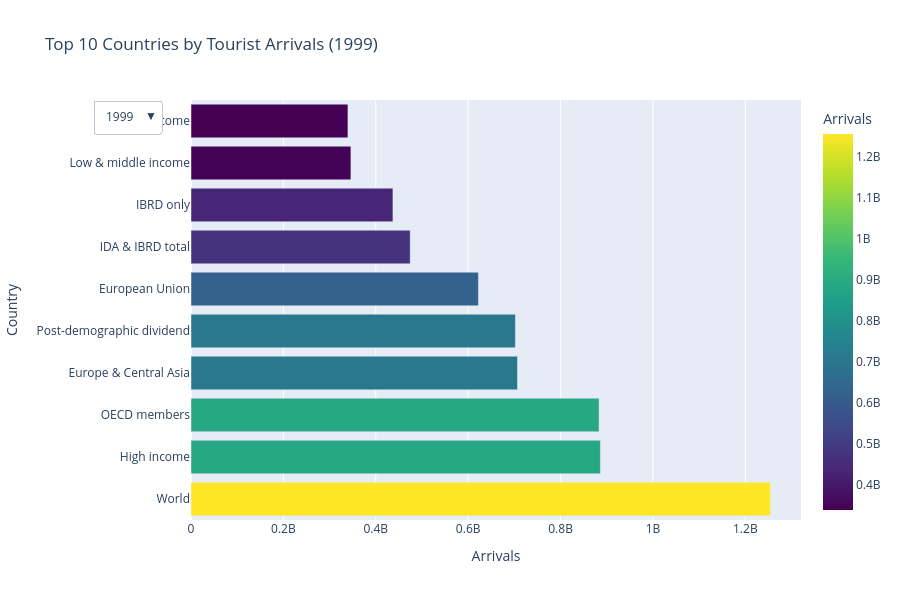

Notebook code cell kept with this figure:
### Code cell
"""4 Top 10 Countries by Tourist Arrivals """
# Sample: Filter top 10 countries by arrivals for each year
def get_top10_by_year(df, year):
    df_year = df[df['year'] == year]
    return df_year.sort_values(by='tourism_arrivals', ascending=False).head(10)

# Create a list of unique years
years = sorted(df['year'].unique())

# Create a figure with dropdown
fig = px.bar(
    get_top10_by_year(df, years[0]),
    x='tourism_arrivals',
    y='country',
    orientation='h',
    title=f'Top 10 Countries by Tourist Arrivals ({years[0]})',
    labels={'tourism_arrivals': 'Arrivals', 'country': 'Country'},
    color='tourism_arrivals',
    color_continuous_scale='viridis'
)
# Add dropdown menu
fig.update_layout(
    updatemenus=[{
        'buttons': [
            {
                'label': str(year),
                'method': 'update',
                'args': [
                    {'x': [get_top10_by_year(df, year)['tourism_arrivals']],
                     'y': [get_top10_by_year(df, year)['country']]},
                    {'title': f'Top 10 Countries by Tourist Arrivals ({year})'}
                ]
            } for year in years
        ],
        'direction': 'down',
        'showactive': True,
    }]
)
fig.update_layout(height=600)
fig.show()

### Figure 1 — Plotly figure (JSON) as saved in the notebook; plotly's stock layout.template omitted (floating-point values rounded to 4 significant figures)
{"data": [{"alignmentgroup": "True", "hovertemplate": "Arrivals=%{marker.color}<br>Country=%{y}<extra></extra>", "legendgroup": "", "marker": {"color": [1254000000.0, 886300000.0, 883300000.0, 706800000.0, 702200000.0, 622200000.0, 474500000.0, 437100000.0, 346100000.0, 339700000.0], "coloraxis": "coloraxis", "pattern": {"shape": ""}}, "name": "", "offsetgroup": "", "orientation": "h", "showlegend": false, "textposition": "auto", "type": "bar", "x": [1254000000.0, 886300000.0, 883300000.0, 706800000.0, 702200000.0, 622200000.0, 474500000.0, 437100000.0, 346100000.0, 339700000.0], "xaxis": "x", "y": ["World", "High income", "OECD members", "Europe & Central Asia", "Post-demographic dividend", "European Union", "IDA & IBRD total", "IBRD only", "Low & middle income", "Middle income"], "yaxis": "y"}], "layout": {"barmode": "relative", "coloraxis": {"colorbar": {"title": {"text": "Arrivals"}}, "colorscale": [[0, "#440154"], [0.1111, "#482878"], [0.2222, "#3e4989"], [0.3333, "#31688e"], [0.4444, "#26828e"], [0.5556, "#1f9e89"], [0.6667, "#35b779"], [0.7778, "#6ece58"], [0.8889, "#b5de2b"], [1, "#fde725"]]}, "height": 600, "legend": {"tracegroupgap": 0}, "title": {"text": "Top 10 Countries by Tourist Arrivals (1999)"}, "updatemenus": [{"buttons": [{"args": [{"x": [[1254000000.0, 886300000.0, 883300000.0, 706800000.0, 702200000.0, 622200000.0, 474500000.0, 437100000.0, 346100000.0, 339700000.0]], "y": [["World", "High income", "OECD members", "Europe & Central Asia", "Post-demographic dividend", "European Union", "IDA & IBRD total", "IBRD only", "Low & middle income", "Middle income"]]}, {"title": "Top 10 Countries by Tourist Arrivals (1999)"}], "label": "1999", "method": "update"}, {"args": [{"x": [[1332000000.0, 929800000.0, 914400000.0, 746300000.0, 745500000.0, 650200000.0, 508300000.0, 468300000.0, 376500000.0, 369000000.0]], "y": [["World", "High income", "OECD members", "Europe & Central Asia", "Post-demographic dividend", "European Union", "IDA & IBRD total", "IBRD only", "Low & middle income", "Middle income"]]}, {"title": "Top 10 Countries by Tourist Arrivals (2000)"}], "label": "2000", "method": "update"}, {"args": [{"x": [[1299000000.0, 885000000.0, 857400000.0, 734400000.0, 715000000.0, 616100000.0, 493800000.0, 453300000.0, 382800000.0, 375000000.0]], "y": [["World", "High income", "OECD members", "Post-demographic dividend", "Europe & Central Asia", "European Union", "IDA & IBRD total", "IBRD only", "Low & middle income", "Middle income"]]}, {"title": "Top 10 Countries by Tourist Arrivals (2001)"}], "label": "2001", "method": "update"}, {"args": [{"x": [[1320000000.0, 879200000.0, 845200000.0, 745600000.0, 723800000.0, 615300000.0, 504200000.0, 461400000.0, 403900000.0, 394200000.0]], "y": [["World", "High income", "OECD members", "Post-demographic dividend", "Europe & Central Asia", "European Union", "IDA & IBRD total", "IBRD only", "Low & middle income", "Middle income"]]}, {"title": "Top 10 Countries by Tourist Arrivals (2002)"}], "label": "2002", "method": "update"}, {"args": [{"x": [[1300000000.0, 871600000.0, 829200000.0, 739400000.0, 736900000.0, 625700000.0, 496900000.0, 453200000.0, 394000000.0, 384200000.0]], "y": [["World", "High income", "OECD members", "Post-demographic dividend", "Europe & Central Asia", "European Union", "IDA & IBRD total", "IBRD only", "Low & middle income", "Middle income"]]}, {"title": "Top 10 Countries by Tourist Arrivals (2003)"}], "label": "2003", "method": "update"}, {"args": [{"x": [[1436000000.0, 939600000.0, 883800000.0, 791900000.0, 784700000.0, 658500000.0, 569800000.0, 519400000.0, 453600000.0, 453500000.0]], "y": [["World", "High income", "OECD members", "Post-demographic dividend", "Europe & Central Asia", "European Union", "IDA & IBRD total", "IBRD only", "Euro area", "Low & middle income"]]}, {"title": "Top 10 Countries by Tourist Arrivals (2004)"}], "label": "2004", "method": "update"}, {"args": [{"x": [[1502000000.0, 969900000.0, 917100000.0, 822600000.0, 815800000.0, 678900000.0, 606200000.0, 553700000.0, 486300000.0, 473900000.0]], "y": [["World", "High income", "OECD members", "Post-demographic dividend", "Europe & Central Asia", "European Union", "IDA & IBRD total", "IBRD only", "Low & middle income", "Middle income"]]}, {"title": "Top 10 Countries by Tourist Arrivals (2005)"}], "label": "2005", "method": "update"}, {"args": [{"x": [[1683000000.0, 1128000000.0, 1057000000.0, 972300000.0, 854300000.0, 711000000.0, 626100000.0, 569000000.0, 503400000.0, 490300000.0]], "y": [["World", "High income", "OECD members", "Post-demographic dividend", "Europe & Central Asia", "European Union", "IDA & IBRD total", "IBRD only", "Low & middle income", "Middle income"]]}, {"title": "Top 10 Countries by Tourist Arrivals (2006)"}], "label": "2006", "method": "update"}, {"args": [{"x": [[1739000000.0, 1143000000.0, 1058000000.0, 984900000.0, 883800000.0, 723200000.0, 671900000.0, 606500000.0, 543000000.0, 529400000.0]], "y": [["World", "High income", "OECD members", "Post-demographic dividend", "Europe & Central Asia", "European Union", "IDA & IBRD total", "IBRD only", "Low & middle income", "Middle income"]]}, {"title": "Top 10 Countries by Tourist Arrivals (2007)"}], "label": "2007", "method": "update"}, {"args": [{"x": [[1751000000.0, 1135000000.0, 1052000000.0, 981100000.0, 884800000.0, 717100000.0, 683800000.0, 614700000.0, 562400000.0, 546600000.0]], "y": [["World", "High income", "OECD members", "Post-demographic dividend", "Europe & Central Asia", "European Union", "IDA & IBRD total", "IBRD only", "Low & middle income", "Middle income"]]}, {"title": "Top 10 Countries by Tourist Arrivals (2008)"}], "label": "2008", "method": "update"}, {"args": [{"x": [[1687000000.0, 1088000000.0, 1012000000.0, 943300000.0, 854400000.0, 695800000.0, 659300000.0, 588700000.0, 548300000.0, 531400000.0]], "y": [["World", "High income", "OECD members", "Post-demographic dividend", "Europe & Central Asia", "European Union", "IDA & IBRD total", "IBRD only", "Low & middle income", "Middle income"]]}, {"title": "Top 10 Countries by Tourist Arrivals (2009)"}], "label": "2009", "method": "update"}, {"args": [{"x": [[1756000000.0, 1124000000.0, 1024000000.0, 968800000.0, 869800000.0, 708400000.0, 695200000.0, 618700000.0, 578200000.0, 557400000.0]], "y": [["World", "High income", "OECD members", "Post-demographic dividend", "Europe & Central Asia", "European Union", "IDA & IBRD total", "IBRD only", "Low & middle income", "Middle income"]]}, {"title": "Top 10 Countries by Tourist Arrivals (2010)"}], "label": "2010", "method": "update"}, {"args": [{"x": [[1793000000.0, 1153000000.0, 1039000000.0, 994000000.0, 918800000.0, 743000000.0, 706700000.0, 631400000.0, 585000000.0, 567600000.0]], "y": [["World", "High income", "OECD members", "Post-demographic dividend", "Europe & Central Asia", "European Union", "IDA & IBRD total", "IBRD only", "Low & middle income", "Middle income"]]}, {"title": "Top 10 Countries by Tourist Arrivals (2011)"}], "label": "2011", "method": "update"}, {"args": [{"x": [[1881000000.0, 1216000000.0, 1089000000.0, 1041000000.0, 944600000.0, 759700000.0, 733800000.0, 653400000.0, 607600000.0, 589200000.0]], "y": [["World", "High income", "OECD members", "Post-demographic dividend", "Europe & Central Asia", "European Union", "IDA & IBRD total", "IBRD only", "Low & middle income", "Middle income"]]}, {"title": "Top 10 Countries by Tourist Arrivals (2012)"}], "label": "2012", "method": "update"}, {"args": [{"x": [[1952000000.0, 1266000000.0, 1130000000.0, 1080000000.0, 980000000.0, 784371000, 759100000.0, 674500000.0, 626400000.0, 607500000.0]], "y": [["World", "High income", "OECD members", "Post-demographic dividend", "Europe & Central Asia", "European Union", "IDA & IBRD total", "IBRD only", "Low & middle income", "Middle income"]]}, {"title": "Top 10 Countries by Tourist Arrivals (2013)"}], "label": "2013", "method": "update"}, {"args": [{"x": [[2012000000.0, 1316000000.0, 1164000000.0, 1105000000.0, 997000000.0, 809619000, 771400000.0, 683100000.0, 634300000.0, 615300000.0]], "y": [["World", "High income", "OECD members", "Post-demographic dividend", "Europe & Central Asia", "European Union", "IDA & IBRD total", "IBRD only", "Low & middle income", "Middle income"]]}, {"title": "Top 10 Countries by Tourist Arrivals (2014)"}], "label": "2014", "method": "update"}, {"args": [{"x": [[2072000000.0, 1350000000.0, 1200000000.0, 1128000000.0, 1027000000.0, 835937000, 805400000.0, 710600000.0, 658200000.0, 639300000.0]], "y": [["World", "High income", "OECD members", "Post-demographic dividend", "Europe & Central Asia", "European Union", "IDA & IBRD total", "IBRD only", "Low & middle income", "Middle income"]]}, {"title": "Top 10 Countries by Tourist Arrivals (2015)"}], "label": "2015", "method": "update"}, {"args": [{"x": [[2140000000.0, 1404000000.0, 1244000000.0, 1176000000.0, 1055000000.0, 870371000, 826200000.0, 732400000.0, 673900000.0, 655200000.0]], "y": [["World", "High income", "OECD members", "Post-demographic dividend", "Europe & Central Asia", "European Union", "IDA & IBRD total", "IBRD only", "Low & middle income", "Middle income"]]}, {"title": "Top 10 Countries by Tourist Arrivals (2016)"}], "label": "2016", "method": "update"}, {"args": [{"x": [[2249000000.0, 1453000000.0, 1299260750, 1223000000.0, 1113000000.0, 910869000, 889500000.0, 787600000.0, 731300000.0, 711200000.0]], "y": [["World", "High income", "OECD members", "Post-demographic dividend", "Europe & Central Asia", "European Union", "IDA & IBRD total", "IBRD only", "Low & middle income", "Middle income"]]}, {"title": "Top 10 Countries by Tourist Arrivals (2017)"}], "label": "2017", "method": "update"}, {"args": [{"x": [[2339000000.0, 1492000000.0, 1331000000.0, 1258000000.0, 1158000000.0, 939000000.0, 938500000.0, 824000000.0, 782000000.0, 758900000.0]], "y": [["World", "High income", "OECD members", "Post-demographic dividend", "Europe & Central Asia", "IDA & IBRD total", "European Union", "IBRD only", "Low & middle income", "Middle income"]]}, {"title": "Top 10 Countries by Tourist Arrivals (2018)"}], "label": "2018", "method": "update"}, {"args": [{"x": [[2403000000.0, 1522000000.0, 1365000000.0, 1275000000.0, 1199000000.0, 974500000.0, 968900000.0, 852200000.0, 814000000.0, 790200000.0]], "y": [["World", "High income", "OECD members", "Post-demographic dividend", "Europe & Central Asia", "IDA & IBRD total", "European Union", "IBRD only", "Low & middle income", "Middle income"]]}, {"title": "Top 10 Countries by Tourist Arrivals (2019)"}], "label": "2019", "method": "update"}, {"args": [{"x": [[117109000, 62640000.0, 62640000.0, 62640000.0, 62640000.0, 62640000.0, 62640000.0, 62640000.0, 62640000.0, 62640000.0]], "y": [["France", "Aruba", "Yemen, Rep.", "Afghanistan", "Africa Western and Central", "Angola", "Africa Eastern and Southern", "Tuvalu", "Sub-Saharan Africa (IDA & IBRD countries)", "Tonga"]]}, {"title": "Top 10 Countries by Tourist Arrivals (2020)"}], "label": "2020", "method": "update"}, {"args": [{"x": [[62640000.0, 62640000.0, 62640000.0, 62640000.0, 62640000.0, 62640000.0, 62640000.0, 62640000.0, 62640000.0, 62640000.0]], "y": [["Zimbabwe", "Aruba", "Africa Eastern and Southern", "Afghanistan", "Africa Western and Central", "Angola", "Albania", "Andorra", "Arab World", "United Arab Emirates"]]}, {"title": "Top 10 Countries by Tourist Arrivals (2021)"}], "label": "2021", "method": "update"}, {"args": [{"x": [[62640000.0, 62640000.0, 62640000.0, 62640000.0, 62640000.0, 62640000.0, 62640000.0, 62640000.0, 62640000.0, 62640000.0]], "y": [["Zimbabwe", "Aruba", "Africa Eastern and Southern", "Afghanistan", "Africa Western and Central", "Angola", "Albania", "Andorra", "Arab World", "United Arab Emirates"]]}, {"title": "Top 10 Countries by Tourist Arrivals (2022)"}], "label": "2022", "method": "update"}, {"args": [{"x": [[62640000.0, 62640000.0, 62640000.0, 62640000.0, 62640000.0, 62640000.0, 62640000.0, 62640000.0, 62640000.0, 62640000.0]], "y": [["Zimbabwe", "Aruba", "Africa Eastern and Southern", "Afghanistan", "Africa Western and Central", "Angola", "Albania", "Andorra", "Arab World", "United Arab Emirates"]]}, {"title": "Top 10 Countries by Tourist Arrivals (2023)"}], "label": "2023", "method": "update"}], "direction": "down", "showactive": true}], "xaxis": {"anchor": "y", "domain": [0, 1], "title": {"text": "Arrivals"}}, "yaxis": {"anchor": "x", "domain": [0, 1], "title": {"text": "Country"}}}}
